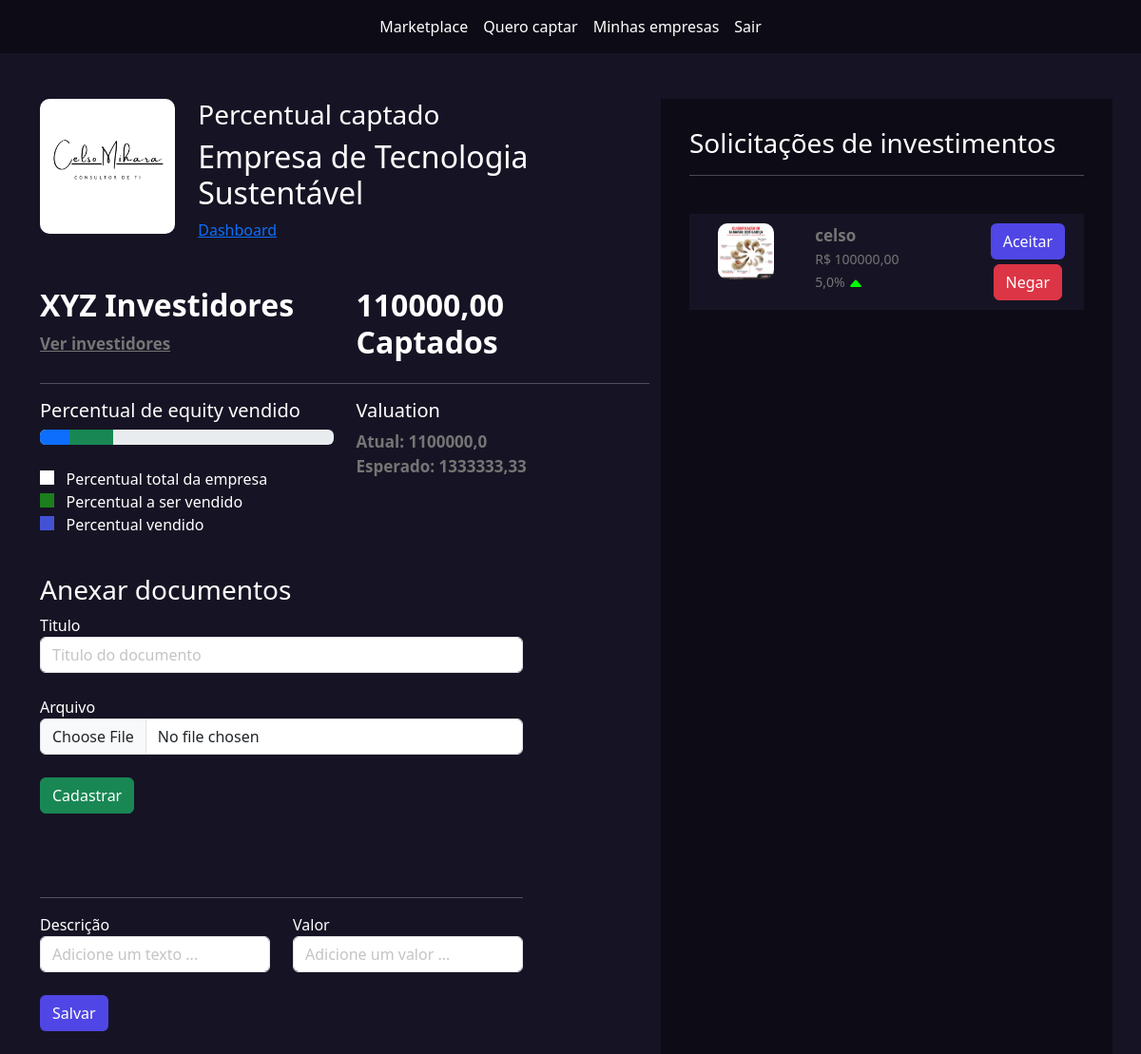
Screenshot of /empresarios/empresa/3 (signed in) with the database file from the repository.
### empresarios/models.py (models this page shows, shortened)
class Empresas(models.Model):
    tempo_existencia_choices = (
        ('-6', 'Menos de 6 meses'),
        ('+6', 'Mais de 6 meses'),
        ('+1', 'Mais de 1 ano'),
        ('+5', 'Mais de 5 anos')
    )
    estagio_choices = (
        ('I', 'Tenho apenas uma idea'),
        ('MVP', 'Possuo um MVP'),
        ('MVPP', 'Possuo um MVP com clientes pagantes'),
        ('E', 'Empresa pronta para escalar'),
    )
    area_choices = (
        ('ED', 'Ed-tech'),
        ('FT', 'Fintech'),
        ('AT', 'Agrotech'),
    )
    user = models.ForeignKey(User, on_delete=models.DO_NOTHING)
    nome = models.CharField(max_length=50)
    cnpj = models.CharField(max_length=30)
    site = models.URLField()
    tempo_existencia = models.CharField(max_length=2, choices=tempo_existencia_choices, default='-6')
    descricao = models.TextField()
    data_final_captacao = models.DateField()
    percentual_equity = models.IntegerField() # Percentual esperado
    estagio = models.CharField(max_length=4, choices=estagio_choices, default='I')
    area = models.CharField(max_length=3, choices=area_choices)
    publico_alvo = models.CharField(max_length=3)
    valor = models.DecimalField(max_digits=9, decimal_places=2) # Valor total a ser vendido
    pitch = models.FileField(upload_to='pitchs', validators=[validate_file_size])
    logo = models.FileField(upload_to='logo', validators=[validate_file_size])
    @property
    def valuation(self):
        return float(f'{((100 * self.valor) / self.percentual_equity):.2f}')

### investidores/models.py (models this page shows, shortened)
class PropostaInvestimento(models.Model):
    status_choices = (
        ('AS', 'Aguardando assinatura'),
        ('PE', 'Proposta enviada'),
        ('PA', 'Proposta aceita'),
        ('PR', 'Proposta recusada')
    )
    valor = models.DecimalField(max_digits=9, decimal_places=2)
    percentual = models.FloatField()
    empresa = models.ForeignKey(Empresas, on_delete=models.DO_NOTHING)
    investidor = models.ForeignKey(User, on_delete=models.DO_NOTHING)
    status = models.CharField(max_length=2, choices=status_choices, default='AS')
    selfie = models.FileField(upload_to="selfie", null=True, blank=True)
    rg = models.FileField(upload_to="rg", null=True, blank=True)
    data = models.DateField(null=True, blank=True)
    @property
    def valuation(self):
        return (100*float(self.valor)) / float(self.percentual)

### empresarios/views.py (the view)
# urls.py: path('empresa/<int:id>', views.empresa, name="empresa"),
def empresa(request, id):
    if not request.user.is_authenticated:
        return redirect('/usuarios/logar')
    empresa = Empresas.objects.get(id=id)
    if empresa.user != request.user:
        messages.add_message(request, constants.ERROR, 'Esta empresa não é sua')
        return redirect(f'/empresarios/emprlistar_empresas')
    if request.method == "GET":
        documentos = Documento.objects.filter(empresa=empresa)
        proposta_investimentos = PropostaInvestimento.objects.filter(empresa=empresa)
        proposta_investimentos_enviada = proposta_investimentos.filter(status='PE')
        percentual_vendido = 0
        for pi in proposta_investimentos:
            if pi.status == 'PA':
                percentual_vendido += pi.percentual
        total_captado = sum(proposta_investimentos.filter(status='PA').values_list('valor', flat=True))
        valuation_atual = (100 * float(total_captado)) / float(percentual_vendido) if percentual_vendido != 0 else 0
        percentual_ser_vendido = int((100 * float(valuation_atual)) / float(empresa.valuation) if empresa.valuation != 0 else 0)
        percentual_vendido = int(percentual_vendido)
        return render(request, 'empresa.html', {'empresa': empresa, 'documentos': documentos, 'proposta_investimentos_enviada': proposta_investimentos_enviada, 'percentual_vendido': percentual_vendido, 'total_captado': total_captado, 'valuation_atual':valuation_atual, 'percentual_ser_vendido': percentual_ser_vendido})

### empresarios/templates/empresa.html (shortened to what this page needs)
{% extends "base.html" %}
{% load static %}
{% block 'head' %}
<link rel="stylesheet" href="{% static 'empresarios/css/listar_empresas.css' %}">
<link rel="stylesheet" href="{% static 'empresarios/css/empresa.css' %}">
<link rel="stylesheet" href="{% static 'usuarios/css/usuarios.css' %}">
{% endblock 'head' %}
{% block 'body' %}
    {% include "partials/barra_navegacao.html" %}
    <br><br>
    <div class="container">
        <div class="row">
            <div class="col-md-7">
                <div class="row">
                    <div class="col-md-3">
                        <img src="{{empresa.logo.url}}" class="foto-empresa" alt="">
                    </div>
                    <div class="col-md">
                        <h3>Percentual captado</h3>
                        <h2>{{empresa.nome}}</h2>
                        <a href="{% url 'dashboard' empresa.id  %}">Dashboard</a>
                    </div>
                </div>
                <br><br>
                <div class="row">
                    <div class="col-md">
                        <h2 class="titulo2">XYZ Investidores</h2>
                        <a href="#" class="sub-fonte">Ver investidores</a>
                    </div>
                    <div class="col-md">
                        <h2 class="titulo2">{{total_captado}} Captados</h2>
                    </div>
                </div>
                <hr>
                <div class="row">
                    <div class="col-md">
                        <h5>Percentual de equity vendido</h5>
                        <div class="progress">
                            <div class="progress-bar bg-primary"
                                 style="width: {{percentual_vendido}}%"></div>
                            <div class="progress-bar bg-success"
                                 style="width: {{empresa.percentual_equity}}%"></div>
                        </div>
                        <br>
                        <label class="point-white"></label><span>&nbsp&nbsp Percentual total da empresa</span>
                        <br>
                        <label class="point-green"></label><span>&nbsp&nbsp Percentual a ser vendido</span>
                        <br>
                        <label class="point-blue"></label><span>&nbsp&nbsp Percentual vendido</span>
                    </div>
                    <div class="col-md">
                        <h5>Valuation</h5>
                        <span class="sub-fonte">Atual: {{valuation_atual}}</span>
                        <br>
                        <span class="sub-fonte">Esperado: {{empresa.valuation}}</span>
                    </div>
                    <div class="documentos">
                        <h3>Anexar documentos</h3>
                        <form action="{% url 'add_doc' empresa.id %}" method="POST" enctype='multipart/form-data'>{% csrf_token %}
                            <label>Titulo</label>
                            <input type="text" name="titulo" class="form-control" placeholder="Titulo do documento"  value="{{ form_data.titulo|default_if_none:'' }}">
                            <br>
                            <label>Arquivo</label>
                            <input type="file" name="arquivo" class="form-control">
                            <br>
                            <input type="submit" class="btn btn-success" value="Cadastrar">
                        </form>
                        <br><br>
                        <br>
                        <hr>
                        <div class="row">
                            <div class="col-md">
                                <form action="{% url 'add_metrica' empresa.id %}" method="POST">{% csrf_token %}
                                <label>Descrição</label>
                                <input type="text" class="form-control" name="descricao" placeholder="Adicione um texto ..." value="{{ form_data.descricao|default_if_none:'' }}">
                            </div>
                            <div class="col-md">
                                <label>Valor</label>
                                <input type="text" class="form-control" name="valor" placeholder="Adicione um valor ..." value="{{ form_data.valor|default_if_none:'' }}">
                            </div>
                        </div>
                        <br>
                        <input type="submit" value="Salvar" class="btn btn-indigo-normal">
                        <br><br>
                    </div>
                </div>
            </div>
            <div class="col-md-5 dark-color intereses-investimentos">
                <h3>Solicitações de investimentos</h3>
                <hr>
                <br>
                {% for pi in proposta_investimentos_enviada  %}
                    <div class="bg-color-dark card-investimento">
                        <div class="row">
                            <div class="col-md">
                                <img src="{% static 'geral/img/foto_perfil.webp' %}" class="foto-perfil" alt="">
                            </div>
                            <div class="col-md-5" style="text-align: left">
                                <span class="sub-fonte">{{pi.investidor}}</span>
                                <br>
                                <span class="sub-fonte2">R$ {{pi.valor}}</span>
                                <br>
                                <span class="sub-fonte2">{{pi.percentual}}%
                                    {% if pi.valuation >= empresa.valuation  %}
                                        <svg xmlns="http://www.w3.org/2000/svg" width="16" height="16" fill="currentColor" class="bi bi-caret-up-fill" style="color: #00ff00;" viewBox="0 0 16 16">
                                        <path d="m7.247 4.86-4.796 5.481c-.566.647-.106 1.659.753 1.659h9.592a1 1 0 0 0 .753-1.659l-4.796-5.48a1 1 0 0 0-1.506 0z"/>
                                    </svg>
                                    {% else %}
                                    <svg xmlns="http://www.w3.org/2000/svg" width="16" height="16" fill="currentColor" style="color: #ff0000;" class="bi bi-caret-down-fill" viewBox="0 0 16 16">
                                            <path d="M7.247 11.14 2.451 5.658C1.885 5.013 2.345 4 3.204 4h9.592a1 1 0 0 1 .753 1.659l-4.796 5.48a1 1 0 0 1-1.506 0z"/>
                                        </svg>
                                    {% endif %}
                                </span>
                            </div>
                            <div class="col-md">
                                <a href="{% url 'gerenciar_proposta' pi.id %}?acao=aceitar" class="btn btn-indigo-normal">Aceitar</a>
                                <br>
                                <a href="{% url 'gerenciar_proposta' pi.id %}?acao=recusar" style="margin-top: 5px;" class="btn btn-danger">Negar</a>
                            </div>
                        </div>
                    </div>
                    <br>
                {% endfor %}
            </div>
        </div>
    </div>
{% endblock 'body' %}

### templates/base.html (shortened to what this page needs)
<!doctype html>
{% load static %}
<link rel="stylesheet" href="{% static 'geral/css/base.css' %}">
<html lang="pt-BR">
  <head>
    <link href="https://cdn.jsdelivr.net/npm/bootstrap@5.3.3/dist/css/bootstrap.min.css" rel="stylesheet">
    {% block 'head' %}{% endblock 'head' %}
  </head>
  <body>
    {% block 'body' %}{% endblock 'body' %}
  </body>
</html>

### templates/partials/barra_navegacao.html
<nav class="navbar navbar-expand-lg navbar-dark dark-color">
    <div class="container-fluid">
        <div class="collapse navbar-collapse justify-content-center" id="navbarNav">
        <ul class="navbar-nav">
            <li class="nav-item">
	            <a class="nav-link active" aria-current="page" href="{% url 'sugestao' %}">Marketplace</a>
            </li>
            <li class="nav-item">
	            <a class="nav-link active" href="{% url 'cadastrar_empresa' %}">Quero captar</a>
            </li>
            <li class="nav-item">
	            <a class="nav-link active" href="{% url 'listar_empresas' %}">Minhas empresas</a>
            </li>
            <li class="nav-item">
	            <a class="nav-link active" href="{% url 'sair' %}">Sair</a>
            </li>
        </ul>
        </div>
    </div>
</nav>

### templates/static/geral/css/base.css (style rules this page uses)
:root { --main-color: #161424; --dark-color: #0D0C16; --contrast-color: #4F46E5; }
body { color: white !important; background-color: var(--main-color) !important; }
.bg-color-dark { background-color: var(--main-color); }
.dark-color { background-color: var(--dark-color); color: white !important; }

### templates/static/empresarios/css/empresa.css (style rules this page uses)
.intereses-investimentos { min-height: 80vh; padding: 30px }
.card-investimento { padding: 10px; text-align: center; vertical-align: middle; }
.foto-perfil { width: 60%; border-radius: 10px; }
.foto-empresa { width: 100%; border-radius: 10px; }
.sub-fonte { color:rgb(117, 117, 117); font-size: 17px; font-weight: bold; }
.sub-fonte2 { color:rgb(117, 117, 117); font-size: 14px; }
.titulo2 { font-weight: bold; }
.point-white { width: 15px; height: 15px; background-color: white; }
.point-green { width: 15px; height: 15px; background-color: #1d7e1d; }
.point-blue { width: 15px; height: 15px; background-color: #4351d4; }
.documentos { width: 80%; margin-top: 40px; }

### templates/static/usuarios/css/usuarios.css (style rules this page uses)
.btn-indigo-normal { background-color: var(--contrast-color); color: white; }

### rows the page displays
Empresas: logo (picture), nome "Empresa de Tecnologia Sustentável", valuation "1333333,33"
PropostaInvestimento: investidor "celso", valor "100000,00", percentual "5,0"

### other values shown
{{ total_captado }} "110000,00"
{{ valuation_atual }} "1100000,0"
